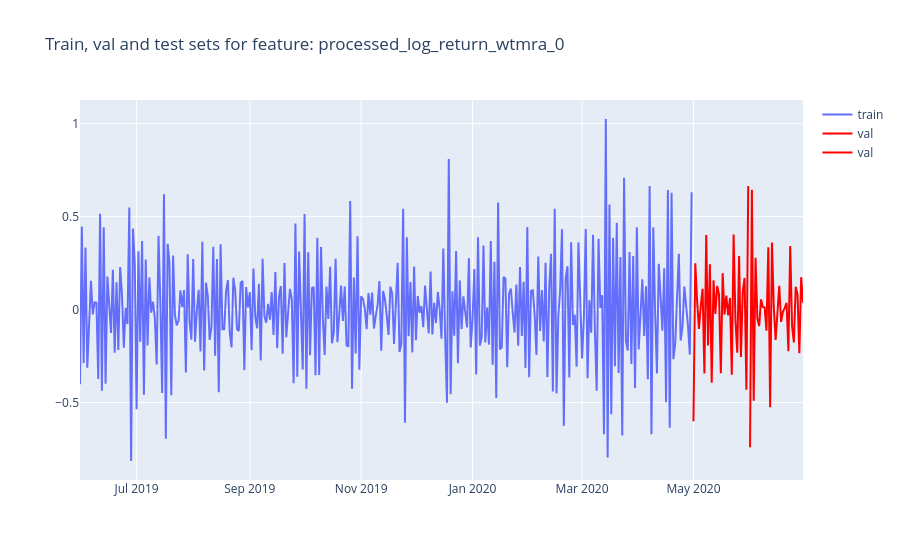

This figure's notebook cell:
### Code cell
# train_log_return.plot(label="train")
# val_log_return.plot(label="val")
# test_log_return.plot(label="test")

# Make the train, val and test sets plot using plotly go


fig = go.Figure()

fig.add_trace(go.Scatter(x=train_log_return.time_index, y=train_log_return.pd_series(), name='train'))
fig.add_trace(go.Scatter(x=val_log_return.time_index, y=val_log_return.pd_series(), line=dict(color="red"), name='val'))
fig.add_trace(go.Scatter(x=test_log_return.time_index, y=test_log_return.pd_series(), line=dict(color="red"), name='val'))

fig.update_layout(title=f'Train, val and test sets for feature: {target_feature}')

fig.show()
